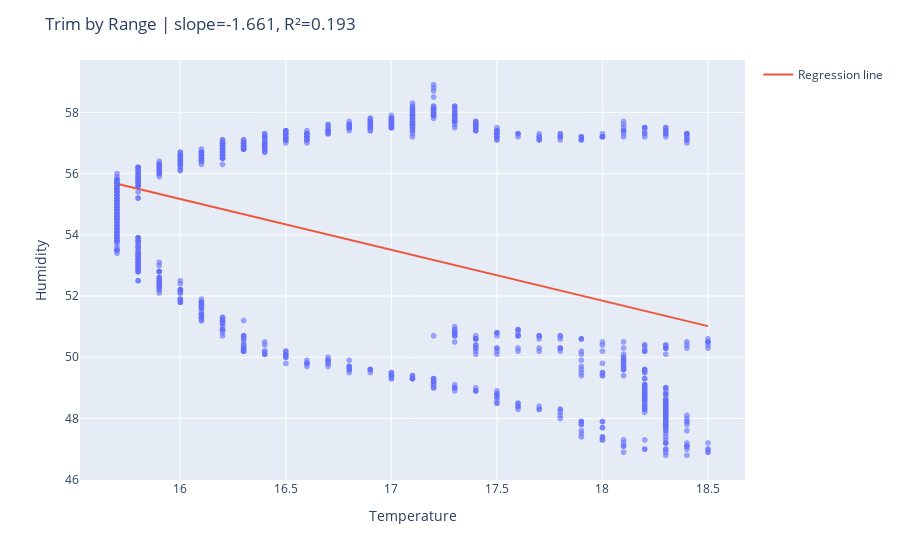

The cell this chart's notebook holds for it:
### Code cell
TEMP_MIN, TEMP_MAX = df["temperature"].quantile(0.02), df["temperature"].quantile(0.98)
df_trimB = df[(df["temperature"] >= TEMP_MIN) & (df["temperature"] <= TEMP_MAX)].copy()

modelB, t_gridB, y_gridB, mB = fit_predict(df_trimB)
plot_fit(df_trimB, t_gridB, y_gridB, title=f"Trim by Range | slope={mB['slope']:.3f}, R²={mB['r2_train']:.3f}")

### Figure 1 — Plotly figure (JSON) as saved in the notebook; plotly's stock layout.template omitted (floating-point values rounded to 4 significant figures; data arrays with more than 128 entries replaced by an {"elided": "..."} marker saying what was removed)
{"data": [{"hovertemplate": "Temperature=%{x}<br>Humidity=%{y}<extra></extra>", "legendgroup": "", "marker": {"color": "#636efa", "opacity": 0.6, "symbol": "circle"}, "mode": "markers", "name": "", "showlegend": false, "type": "scattergl", "x": {"elided": "1449 float values"}, "xaxis": "x", "y": {"elided": "1449 float values"}, "yaxis": "y"}, {"mode": "lines", "name": "Regression line", "type": "scatter", "x": [15.7, 15.73, 15.76, 15.78, 15.81, 15.84, 15.87, 15.9, 15.93, 15.95, 15.98, 16.01, 16.04, 16.07, 16.1, 16.12, 16.15, 16.18, 16.21, 16.24, 16.27, 16.29, 16.32, 16.35, 16.38, 16.41, 16.44, 16.46, 16.49, 16.52, 16.55, 16.58, 16.61, 16.63, 16.66, 16.69, 16.72, 16.75, 16.77, 16.8, 16.83, 16.86, 16.89, 16.92, 16.94, 16.97, 17.0, 17.03, 17.06, 17.09, 17.11, 17.14, 17.17, 17.2, 17.23, 17.26, 17.28, 17.31, 17.34, 17.37, 17.4, 17.43, 17.45, 17.48, 17.51, 17.54, 17.57, 17.59, 17.62, 17.65, 17.68, 17.71, 17.74, 17.76, 17.79, 17.82, 17.85, 17.88, 17.91, 17.93, 17.96, 17.99, 18.02, 18.05, 18.08, 18.1, 18.13, 18.16, 18.19, 18.22, 18.25, 18.27, 18.3, 18.33, 18.36, 18.39, 18.42, 18.44, 18.47, 18.5], "y": [55.67, 55.62, 55.57, 55.53, 55.48, 55.43, 55.39, 55.34, 55.29, 55.24, 55.2, 55.15, 55.1, 55.06, 55.01, 54.96, 54.92, 54.87, 54.82, 54.77, 54.73, 54.68, 54.63, 54.59, 54.54, 54.49, 54.45, 54.4, 54.35, 54.3, 54.26, 54.21, 54.16, 54.12, 54.07, 54.02, 53.98, 53.93, 53.88, 53.84, 53.79, 53.74, 53.69, 53.65, 53.6, 53.55, 53.51, 53.46, 53.41, 53.37, 53.32, 53.27, 53.22, 53.18, 53.13, 53.08, 53.04, 52.99, 52.94, 52.9, 52.85, 52.8, 52.75, 52.71, 52.66, 52.61, 52.57, 52.52, 52.47, 52.43, 52.38, 52.33, 52.28, 52.24, 52.19, 52.14, 52.1, 52.05, 52.0, 51.96, 51.91, 51.86, 51.82, 51.77, 51.72, 51.67, 51.63, 51.58, 51.53, 51.49, 51.44, 51.39, 51.35, 51.3, 51.25, 51.2, 51.16, 51.11, 51.06, 51.02]}], "layout": {"legend": {"tracegroupgap": 0}, "margin": {"t": 60}, "title": {"text": "Trim by Range | slope=-1.661, R²=0.193"}, "xaxis": {"anchor": "y", "domain": [0, 1], "title": {"text": "Temperature"}}, "yaxis": {"anchor": "x", "domain": [0, 1], "title": {"text": "Humidity"}}}}
